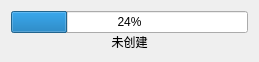
<?xml version="1.0" encoding="UTF-8"?>
<ui version="4.0">
 <class>ProgressWidget</class>
 <widget class="QWidget" name="ProgressWidget">
  <property name="geometry">
   <rect>
    <x>0</x>
    <y>0</y>
    <width>259</width>
    <height>53</height>
   </rect>
  </property>
  <property name="windowTitle">
   <string>Form</string>
  </property>
  <property name="layoutDirection">
   <enum>Qt::LeftToRight</enum>
  </property>
  <property name="styleSheet">
   <string notr="true"/>
  </property>
  <layout class="QVBoxLayout" name="verticalLayout" stretch="2,1">
   <property name="spacing">
    <number>0</number>
   </property>
   <item>
    <widget class="QProgressBar" name="progress_bar">
     <property name="sizePolicy">
      <sizepolicy hsizetype="Expanding" vsizetype="Fixed">
       <horstretch>0</horstretch>
       <verstretch>0</verstretch>
      </sizepolicy>
     </property>
     <property name="value">
      <number>24</number>
     </property>
     <property name="alignment">
      <set>Qt::AlignLeading|Qt::AlignLeft|Qt::AlignVCenter</set>
     </property>
    </widget>
   </item>
   <item>
    <widget class="QLabel" name="progress_info">
     <property name="sizePolicy">
      <sizepolicy hsizetype="Preferred" vsizetype="Fixed">
       <horstretch>0</horstretch>
       <verstretch>0</verstretch>
      </sizepolicy>
     </property>
     <property name="styleSheet">
      <string notr="true"/>
     </property>
     <property name="text">
      <string>未创建</string>
     </property>
     <property name="alignment">
      <set>Qt::AlignCenter</set>
     </property>
    </widget>
   </item>
  </layout>
 </widget>
 <resources/>
 <connections/>
</ui>
